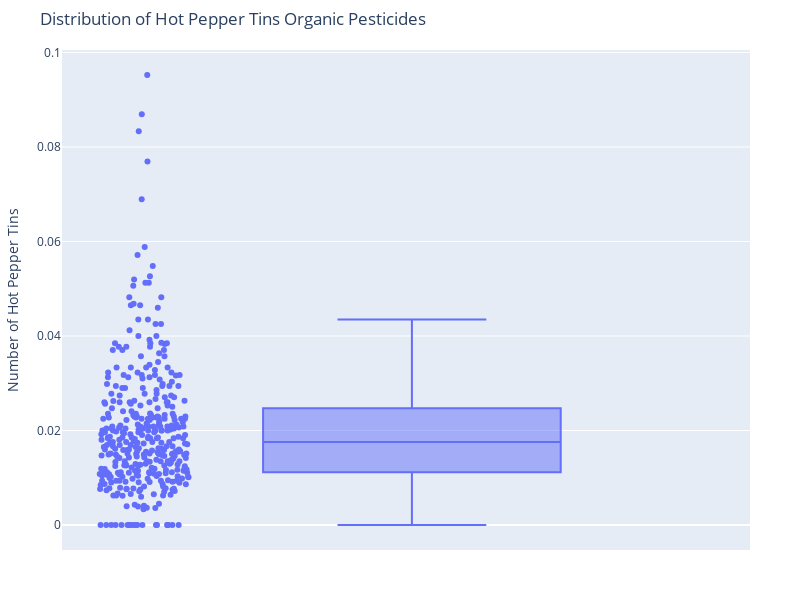

Notebook cell for this chart:
### Markdown cell above
*HOT PEPPER TINS ORGANIC PESTICIDES BOXPLOT*

### Code cell
import plotly.express as px

# Create boxplot
fig = px.box(
    IDS_grouped,
    y='hot_pepper_tins_organic_pesticides',
    title='Distribution of Hot Pepper Tins Organic Pesticides',
    labels={'hot_pepper_tins_organic_pesticides': 'Hot Pepper Tins Organic Pesticides'},
)

# Update layout for better visualization
fig.update_layout(
    height=600,
    width=800,
    margin=dict(l=50, r=50, t=50, b=50),
    yaxis_title='Number of Hot Pepper Tins',
    showlegend=False
)

# Add hover information
fig.update_traces(
    boxpoints='all',  # Show all points
    jitter=0.3,       # Add some jitter to the points
    pointpos=-1.8,    # Position of the points
    hoverinfo='y'     # Show y value on hover
)

fig.show()

### Figure 1 — Plotly figure (JSON) as saved in the notebook; plotly's stock layout.template omitted (floating-point values rounded to 4 significant figures; data arrays with more than 128 entries replaced by an {"elided": "..."} marker saying what was removed)
{"data": [{"alignmentgroup": "True", "boxpoints": "all", "hoverinfo": "y", "hovertemplate": "Hot Pepper Tins Organic Pesticides=%{y}<extra></extra>", "jitter": 0.3, "legendgroup": "", "marker": {"color": "#636efa"}, "name": "", "notched": false, "offsetgroup": "", "orientation": "v", "pointpos": -1.8, "showlegend": false, "type": "box", "x0": " ", "xaxis": "x", "y": {"elided": "382 float values"}, "y0": " ", "yaxis": "y"}], "layout": {"boxmode": "group", "height": 600, "legend": {"tracegroupgap": 0}, "margin": {"b": 50, "l": 50, "r": 50, "t": 50}, "showlegend": false, "title": {"text": "Distribution of Hot Pepper Tins Organic Pesticides"}, "width": 800, "xaxis": {"anchor": "y", "domain": [0, 1]}, "yaxis": {"anchor": "x", "domain": [0, 1], "title": {"text": "Number of Hot Pepper Tins"}}}}
